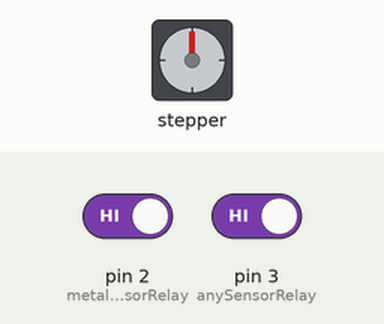
The sketch below on a simulated Arduino Uno, built with avr-gcc and run on an emulated ATmega328P. Parts: stepper motor. The inputs (shaded band) are chosen by the test bench; at power-on: pin 3 (anySensorRelay) HIGH, pin 2 (metalSensorRelay) HIGH. Stepper angles assume 2048 steps per turn.

Above: at 1.2 s.
1.3 s: pin 3 (anySensorRelay) driven LOW
At 2.97 s:
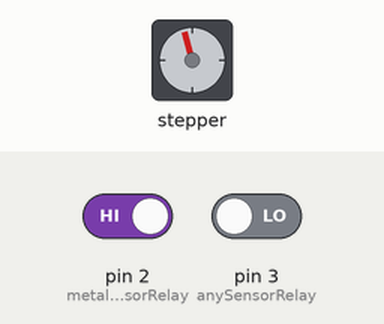
At 5.1 s:
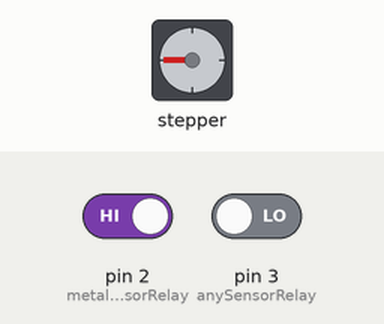
Timing chart, 0 to 9.8 s (numbered marks = the images above; inputs shaded):
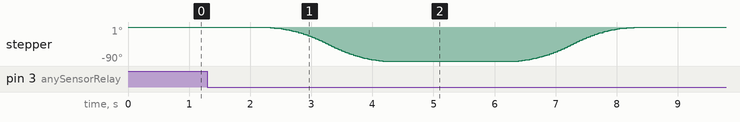

Measured:
- after the input at 1.3 s, stepper: turns 90° counter-clockwise in 1.8 s, then 90° clockwise in 1.9 s

The sketch:

Trash.ino
```cpp
#include <TinyStepper_28BYJ_48.h>

// Define the pins for the motor
const int MOTOR_IN1 = 8;
const int MOTOR_IN2 = 9;
const int MOTOR_IN3 = 10;
const int MOTOR_IN4 = 11;

// Define sensor pins
const int metalSensorRelay = 2; // Inductive
const int anySensorRelay = 3;   // Capacitive

// Initialize the stepper
TinyStepper_28BYJ_48 stepper;

void setup() {
  // Setup the stepper pins
  stepper.connectToPins(MOTOR_IN1, MOTOR_IN2, MOTOR_IN3, MOTOR_IN4);
  stepper.setSpeedInStepsPerSecond(500);
  stepper.setAccelerationInStepsPerSecondPerSecond(500);

  // Setup relay pins as inputs
  // Using INPUT_PULLUP assumes the relay COM is connected to GND
  pinMode(metalSensorRelay, INPUT_PULLUP);
  pinMode(anySensorRelay, INPUT_PULLUP);
}

void loop() {
  // 1. Detect if the capacitive sensor sees ANY item
  if (digitalRead(anySensorRelay) == LOW) {

    // 2. THE 1-SECOND VERIFICATION DELAY
    // Gives the item time to reach the metal sensor and the relay to click
    delay(1000);

    // 3. DECIDE DIRECTION
    if (digitalRead(metalSensorRelay) == LOW) {
      // It's Metal! Turn 90 deg Right (approx 512 steps)
      stepper.moveRelativeInSteps(512);
      delay(2000); // Wait for item to slide off
      stepper.moveRelativeInSteps(-512); // Return to center
    }
    else {
      // It's Non-Metallic. Turn 90 deg Left
      stepper.moveRelativeInSteps(-512);
      delay(2000); // Wait for item to slide off
      stepper.moveRelativeInSteps(512); // Return to center
    }

    // 4. CLEARANCE LOOP
    // Stay here until the item is physically removed from the sensors
    while(digitalRead(anySensorRelay) == LOW || digitalRead(metalSensorRelay) == LOW) {
      delay(100);
    }
  }
}
```
